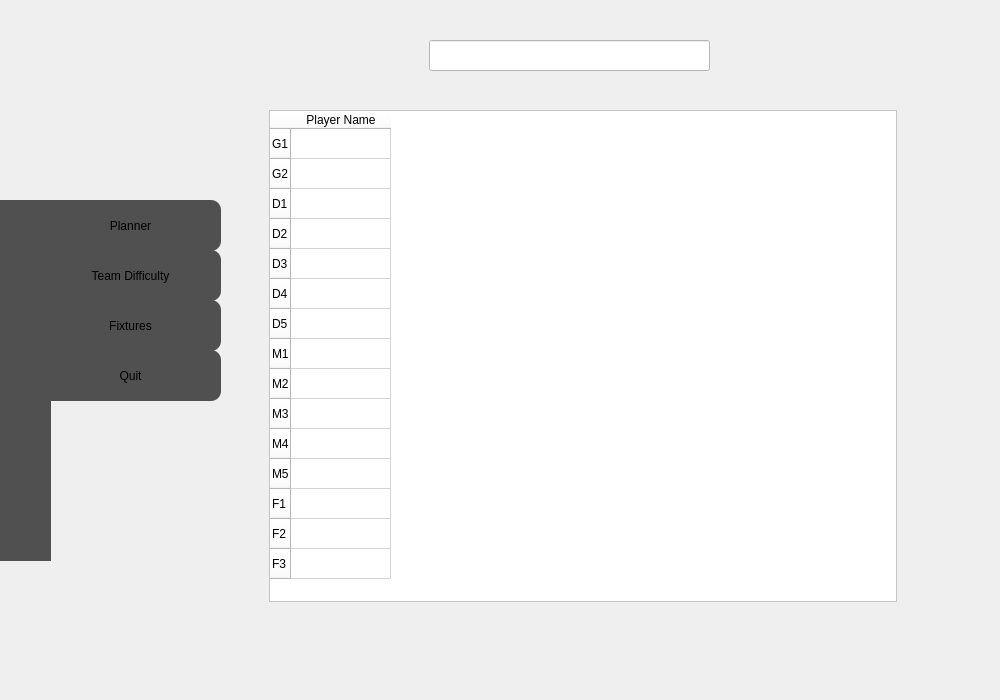
<?xml version="1.0" encoding="UTF-8"?>
<ui version="4.0">
 <class>MainWindow</class>
 <widget class="QMainWindow" name="MainWindow">
  <property name="geometry">
   <rect>
    <x>0</x>
    <y>0</y>
    <width>1000</width>
    <height>700</height>
   </rect>
  </property>
  <property name="cursor">
   <cursorShape>ArrowCursor</cursorShape>
  </property>
  <property name="windowTitle">
   <string>MainWindow</string>
  </property>
  <property name="styleSheet">
   <string notr="true">QMainWindow#MainWindow {
 	background-image: url(&quot;C://Users//Franex//Desktop//fpl_tool//pics//background_premier_league.png&quot;)
}


QMainWindow QPushButton{ 
	background-color: red
}

QMainWidnow QWidget {
	background-color: transparent
}
</string>
  </property>
  <property name="animated">
   <bool>true</bool>
  </property>
  <widget class="QWidget" name="centralwidget">
   <property name="styleSheet">
    <string notr="true">QWidget#centralwidget {
 	background-image: url(&quot;C://Users//Franex//Desktop//fpl_tool//pics//background_premier_league.png&quot;)
}


QWidget QPushButton{ 
	background-color: #505050;
	border-radius:10px;
}

QWidget {
	background-color: transparent;
}

</string>
   </property>
   <widget class="QPushButton" name="TeamDifficulty">
    <property name="geometry">
     <rect>
      <x>40</x>
      <y>250</y>
      <width>181</width>
      <height>51</height>
     </rect>
    </property>
    <property name="text">
     <string>Team Difficulty</string>
    </property>
   </widget>
   <widget class="QStackedWidget" name="scenes">
    <property name="geometry">
     <rect>
      <x>239</x>
      <y>0</y>
      <width>761</width>
      <height>681</height>
     </rect>
    </property>
    <property name="currentIndex">
     <number>0</number>
    </property>
    <widget class="QWidget" name="planner_page">
     <property name="styleSheet">
      <string notr="true"/>
     </property>
     <widget class="QTableWidget" name="my_players_table">
      <property name="geometry">
       <rect>
        <x>30</x>
        <y>110</y>
        <width>628</width>
        <height>492</height>
       </rect>
      </property>
      <property name="styleSheet">
       <string notr="true">background-color:white</string>
      </property>
      <property name="columnCount">
       <number>1</number>
      </property>
      <row>
       <property name="text">
        <string>G1</string>
       </property>
      </row>
      <row>
       <property name="text">
        <string>G2</string>
       </property>
      </row>
      <row>
       <property name="text">
        <string>D1</string>
       </property>
      </row>
      <row>
       <property name="text">
        <string>D2</string>
       </property>
      </row>
      <row>
       <property name="text">
        <string>D3</string>
       </property>
      </row>
      <row>
       <property name="text">
        <string>D4</string>
       </property>
      </row>
      <row>
       <property name="text">
        <string>D5</string>
       </property>
      </row>
      <row>
       <property name="text">
        <string>M1</string>
       </property>
      </row>
      <row>
       <property name="text">
        <string>M2</string>
       </property>
      </row>
      <row>
       <property name="text">
        <string>M3</string>
       </property>
      </row>
      <row>
       <property name="text">
        <string>M4</string>
       </property>
      </row>
      <row>
       <property name="text">
        <string>M5</string>
       </property>
      </row>
      <row>
       <property name="text">
        <string>F1</string>
       </property>
      </row>
      <row>
       <property name="text">
        <string>F2</string>
       </property>
      </row>
      <row>
       <property name="text">
        <string>F3</string>
       </property>
      </row>
      <column>
       <property name="text">
        <string>Player Name</string>
       </property>
      </column>
     </widget>
     <widget class="QLineEdit" name="search_box">
      <property name="geometry">
       <rect>
        <x>190</x>
        <y>40</y>
        <width>281</width>
        <height>31</height>
       </rect>
      </property>
      <property name="styleSheet">
       <string notr="true">background-color: white</string>
      </property>
     </widget>
    </widget>
    <widget class="QWidget" name="team_difficulty_page">
     <property name="autoFillBackground">
      <bool>false</bool>
     </property>
     <widget class="QPushButton" name="difficulty_button_1">
      <property name="geometry">
       <rect>
        <x>130</x>
        <y>80</y>
        <width>161</width>
        <height>41</height>
       </rect>
      </property>
      <property name="text">
       <string>medium</string>
      </property>
     </widget>
     <widget class="QPushButton" name="difficulty_button_2">
      <property name="geometry">
       <rect>
        <x>170</x>
        <y>130</y>
        <width>161</width>
        <height>41</height>
       </rect>
      </property>
      <property name="text">
       <string>medium</string>
      </property>
     </widget>
     <widget class="QPushButton" name="difficulty_button_3">
      <property name="geometry">
       <rect>
        <x>130</x>
        <y>180</y>
        <width>161</width>
        <height>41</height>
       </rect>
      </property>
      <property name="text">
       <string>medium</string>
      </property>
     </widget>
     <widget class="QPushButton" name="difficulty_button_4">
      <property name="geometry">
       <rect>
        <x>170</x>
        <y>230</y>
        <width>161</width>
        <height>41</height>
       </rect>
      </property>
      <property name="text">
       <string>medium</string>
      </property>
     </widget>
     <widget class="QPushButton" name="difficulty_button_5">
      <property name="geometry">
       <rect>
        <x>130</x>
        <y>280</y>
        <width>161</width>
        <height>41</height>
       </rect>
      </property>
      <property name="text">
       <string>medium</string>
      </property>
     </widget>
     <widget class="QPushButton" name="difficulty_button_6">
      <property name="geometry">
       <rect>
        <x>170</x>
        <y>330</y>
        <width>161</width>
        <height>41</height>
       </rect>
      </property>
      <property name="text">
       <string>medium</string>
      </property>
     </widget>
     <widget class="QPushButton" name="difficulty_button_7">
      <property name="geometry">
       <rect>
        <x>130</x>
        <y>380</y>
        <width>161</width>
        <height>41</height>
       </rect>
      </property>
      <property name="text">
       <string>medium</string>
      </property>
     </widget>
     <widget class="QPushButton" name="difficulty_button_8">
      <property name="geometry">
       <rect>
        <x>170</x>
        <y>430</y>
        <width>161</width>
        <height>41</height>
       </rect>
      </property>
      <property name="text">
       <string>medium</string>
      </property>
     </widget>
     <widget class="QPushButton" name="difficulty_button_9">
      <property name="geometry">
       <rect>
        <x>130</x>
        <y>480</y>
        <width>161</width>
        <height>41</height>
       </rect>
      </property>
      <property name="text">
       <string>medium</string>
      </property>
     </widget>
     <widget class="QPushButton" name="difficulty_button_10">
      <property name="geometry">
       <rect>
        <x>170</x>
        <y>530</y>
        <width>161</width>
        <height>41</height>
       </rect>
      </property>
      <property name="text">
       <string>medium</string>
      </property>
     </widget>
     <widget class="QPushButton" name="difficulty_button_15">
      <property name="geometry">
       <rect>
        <x>450</x>
        <y>280</y>
        <width>161</width>
        <height>41</height>
       </rect>
      </property>
      <property name="text">
       <string>medium</string>
      </property>
     </widget>
     <widget class="QPushButton" name="difficulty_button_11">
      <property name="geometry">
       <rect>
        <x>450</x>
        <y>80</y>
        <width>161</width>
        <height>41</height>
       </rect>
      </property>
      <property name="text">
       <string>medium</string>
      </property>
     </widget>
     <widget class="QPushButton" name="difficulty_button_12">
      <property name="geometry">
       <rect>
        <x>490</x>
        <y>130</y>
        <width>161</width>
        <height>41</height>
       </rect>
      </property>
      <property name="text">
       <string>medium</string>
      </property>
     </widget>
     <widget class="QPushButton" name="difficulty_button_13">
      <property name="geometry">
       <rect>
        <x>450</x>
        <y>180</y>
        <width>161</width>
        <height>41</height>
       </rect>
      </property>
      <property name="text">
       <string>medium</string>
      </property>
     </widget>
     <widget class="QPushButton" name="difficulty_button_14">
      <property name="geometry">
       <rect>
        <x>490</x>
        <y>230</y>
        <width>161</width>
        <height>41</height>
       </rect>
      </property>
      <property name="text">
       <string>medium</string>
      </property>
     </widget>
     <widget class="QPushButton" name="difficulty_button_16">
      <property name="geometry">
       <rect>
        <x>490</x>
        <y>330</y>
        <width>161</width>
        <height>41</height>
       </rect>
      </property>
      <property name="text">
       <string>medium</string>
      </property>
     </widget>
     <widget class="QPushButton" name="difficulty_button_17">
      <property name="geometry">
       <rect>
        <x>450</x>
        <y>380</y>
        <width>161</width>
        <height>41</height>
       </rect>
      </property>
      <property name="text">
       <string>medium</string>
      </property>
     </widget>
     <widget class="QPushButton" name="difficulty_button_18">
      <property name="geometry">
       <rect>
        <x>490</x>
        <y>430</y>
        <width>161</width>
        <height>41</height>
       </rect>
      </property>
      <property name="text">
       <string>medium</string>
      </property>
     </widget>
     <widget class="QPushButton" name="difficulty_button_19">
      <property name="geometry">
       <rect>
        <x>450</x>
        <y>480</y>
        <width>161</width>
        <height>41</height>
       </rect>
      </property>
      <property name="text">
       <string>medium</string>
      </property>
     </widget>
     <widget class="QPushButton" name="difficulty_button_20">
      <property name="geometry">
       <rect>
        <x>490</x>
        <y>530</y>
        <width>161</width>
        <height>41</height>
       </rect>
      </property>
      <property name="text">
       <string>medium</string>
      </property>
     </widget>
     <widget class="QLabel" name="label">
      <property name="geometry">
       <rect>
        <x>40</x>
        <y>70</y>
        <width>51</width>
        <height>61</height>
       </rect>
      </property>
      <property name="text">
       <string/>
      </property>
      <property name="pixmap">
       <pixmap>logos/logo_1.png</pixmap>
      </property>
     </widget>
     <widget class="QLabel" name="label_2">
      <property name="geometry">
       <rect>
        <x>80</x>
        <y>120</y>
        <width>51</width>
        <height>61</height>
       </rect>
      </property>
      <property name="text">
       <string/>
      </property>
      <property name="pixmap">
       <pixmap>logos/logo_2.png</pixmap>
      </property>
     </widget>
     <widget class="QLabel" name="label_3">
      <property name="geometry">
       <rect>
        <x>40</x>
        <y>170</y>
        <width>51</width>
        <height>61</height>
       </rect>
      </property>
      <property name="text">
       <string/>
      </property>
      <property name="pixmap">
       <pixmap>logos/logo_3.png</pixmap>
      </property>
     </widget>
     <widget class="QLabel" name="label_4">
      <property name="geometry">
       <rect>
        <x>80</x>
        <y>220</y>
        <width>51</width>
        <height>61</height>
       </rect>
      </property>
      <property name="text">
       <string/>
      </property>
      <property name="pixmap">
       <pixmap>logos/logo_4.png</pixmap>
      </property>
     </widget>
     <widget class="QLabel" name="label_5">
      <property name="geometry">
       <rect>
        <x>40</x>
        <y>270</y>
        <width>51</width>
        <height>61</height>
       </rect>
      </property>
      <property name="text">
       <string/>
      </property>
      <property name="pixmap">
       <pixmap>logos/logo_5.png</pixmap>
      </property>
     </widget>
     <widget class="QLabel" name="label_6">
      <property name="geometry">
       <rect>
        <x>80</x>
        <y>320</y>
        <width>51</width>
        <height>61</height>
       </rect>
      </property>
      <property name="text">
       <string/>
      </property>
      <property name="pixmap">
       <pixmap>logos/logo_6.png</pixmap>
      </property>
     </widget>
     <widget class="QLabel" name="label_7">
      <property name="geometry">
       <rect>
        <x>40</x>
        <y>370</y>
        <width>51</width>
        <height>61</height>
       </rect>
      </property>
      <property name="text">
       <string/>
      </property>
      <property name="pixmap">
       <pixmap>logos/logo_7.png</pixmap>
      </property>
     </widget>
     <widget class="QLabel" name="label_8">
      <property name="geometry">
       <rect>
        <x>80</x>
        <y>420</y>
        <width>51</width>
        <height>61</height>
       </rect>
      </property>
      <property name="text">
       <string/>
      </property>
      <property name="pixmap">
       <pixmap>logos/logo_8.png</pixmap>
      </property>
     </widget>
     <widget class="QLabel" name="label_9">
      <property name="geometry">
       <rect>
        <x>40</x>
        <y>470</y>
        <width>51</width>
        <height>61</height>
       </rect>
      </property>
      <property name="text">
       <string/>
      </property>
      <property name="pixmap">
       <pixmap>logos/logo_9.png</pixmap>
      </property>
     </widget>
     <widget class="QLabel" name="label_10">
      <property name="geometry">
       <rect>
        <x>80</x>
        <y>520</y>
        <width>51</width>
        <height>51</height>
       </rect>
      </property>
      <property name="text">
       <string/>
      </property>
      <property name="pixmap">
       <pixmap>logos/logo_10.png</pixmap>
      </property>
     </widget>
     <widget class="QLabel" name="label_11">
      <property name="geometry">
       <rect>
        <x>360</x>
        <y>70</y>
        <width>51</width>
        <height>61</height>
       </rect>
      </property>
      <property name="text">
       <string/>
      </property>
      <property name="pixmap">
       <pixmap>logos/logo_11.png</pixmap>
      </property>
     </widget>
     <widget class="QLabel" name="label_12">
      <property name="geometry">
       <rect>
        <x>400</x>
        <y>120</y>
        <width>51</width>
        <height>61</height>
       </rect>
      </property>
      <property name="text">
       <string/>
      </property>
      <property name="pixmap">
       <pixmap>logos/logo_12.png</pixmap>
      </property>
     </widget>
     <widget class="QLabel" name="label_13">
      <property name="geometry">
       <rect>
        <x>360</x>
        <y>170</y>
        <width>51</width>
        <height>61</height>
       </rect>
      </property>
      <property name="text">
       <string/>
      </property>
      <property name="pixmap">
       <pixmap>logos/logo_13.png</pixmap>
      </property>
     </widget>
     <widget class="QLabel" name="label_14">
      <property name="geometry">
       <rect>
        <x>400</x>
        <y>220</y>
        <width>51</width>
        <height>61</height>
       </rect>
      </property>
      <property name="text">
       <string/>
      </property>
      <property name="pixmap">
       <pixmap>logos/logo_14.png</pixmap>
      </property>
     </widget>
     <widget class="QLabel" name="label_15">
      <property name="geometry">
       <rect>
        <x>360</x>
        <y>270</y>
        <width>51</width>
        <height>61</height>
       </rect>
      </property>
      <property name="text">
       <string/>
      </property>
      <property name="pixmap">
       <pixmap>logos/logo_15.png</pixmap>
      </property>
     </widget>
     <widget class="QLabel" name="label_16">
      <property name="geometry">
       <rect>
        <x>400</x>
        <y>320</y>
        <width>51</width>
        <height>61</height>
       </rect>
      </property>
      <property name="text">
       <string/>
      </property>
      <property name="pixmap">
       <pixmap>logos/logo_16.png</pixmap>
      </property>
     </widget>
     <widget class="QLabel" name="label_17">
      <property name="geometry">
       <rect>
        <x>360</x>
        <y>370</y>
        <width>51</width>
        <height>61</height>
       </rect>
      </property>
      <property name="text">
       <string/>
      </property>
      <property name="pixmap">
       <pixmap>logos/logo_17.png</pixmap>
      </property>
     </widget>
     <widget class="QLabel" name="label_18">
      <property name="geometry">
       <rect>
        <x>400</x>
        <y>420</y>
        <width>51</width>
        <height>61</height>
       </rect>
      </property>
      <property name="text">
       <string/>
      </property>
      <property name="pixmap">
       <pixmap>logos/logo_18.png</pixmap>
      </property>
     </widget>
     <widget class="QLabel" name="label_19">
      <property name="geometry">
       <rect>
        <x>360</x>
        <y>470</y>
        <width>51</width>
        <height>61</height>
       </rect>
      </property>
      <property name="text">
       <string/>
      </property>
      <property name="pixmap">
       <pixmap>logos/logo_19.png</pixmap>
      </property>
     </widget>
     <widget class="QLabel" name="label_20">
      <property name="geometry">
       <rect>
        <x>400</x>
        <y>520</y>
        <width>51</width>
        <height>61</height>
       </rect>
      </property>
      <property name="text">
       <string/>
      </property>
      <property name="pixmap">
       <pixmap>logos/logo_20.png</pixmap>
      </property>
     </widget>
    </widget>
    <widget class="QWidget" name="fixtures_page">
     <widget class="QTableWidget" name="fixtures_table">
      <property name="geometry">
       <rect>
        <x>30</x>
        <y>20</y>
        <width>624</width>
        <height>648</height>
       </rect>
      </property>
      <property name="styleSheet">
       <string notr="true">background-color:white</string>
      </property>
      <property name="frameShadow">
       <enum>QFrame::Raised</enum>
      </property>
      <column>
       <property name="text">
        <string>Team name</string>
       </property>
      </column>
     </widget>
     <widget class="QTableWidget" name="frozen_fixtures">
      <property name="geometry">
       <rect>
        <x>30</x>
        <y>20</y>
        <width>123</width>
        <height>625</height>
       </rect>
      </property>
      <property name="styleSheet">
       <string notr="true">background-color: white</string>
      </property>
      <property name="frameShadow">
       <enum>QFrame::Raised</enum>
      </property>
      <property name="lineWidth">
       <number>1</number>
      </property>
      <column>
       <property name="text">
        <string>Team name</string>
       </property>
      </column>
     </widget>
    </widget>
   </widget>
   <widget class="QLabel" name="label_21">
    <property name="geometry">
     <rect>
      <x>0</x>
      <y>200</y>
      <width>51</width>
      <height>361</height>
     </rect>
    </property>
    <property name="styleSheet">
     <string notr="true">background-color: #505050</string>
    </property>
    <property name="text">
     <string/>
    </property>
   </widget>
   <widget class="QPushButton" name="Planner">
    <property name="geometry">
     <rect>
      <x>40</x>
      <y>200</y>
      <width>181</width>
      <height>51</height>
     </rect>
    </property>
    <property name="text">
     <string>Planner</string>
    </property>
   </widget>
   <widget class="QLabel" name="label_22">
    <property name="geometry">
     <rect>
      <x>0</x>
      <y>0</y>
      <width>241</width>
      <height>271</height>
     </rect>
    </property>
    <property name="text">
     <string/>
    </property>
    <property name="pixmap">
     <pixmap>pics/logo_premier_league_small_black.png</pixmap>
    </property>
   </widget>
   <widget class="QPushButton" name="Quit">
    <property name="geometry">
     <rect>
      <x>40</x>
      <y>350</y>
      <width>181</width>
      <height>51</height>
     </rect>
    </property>
    <property name="text">
     <string>Quit</string>
    </property>
   </widget>
   <widget class="QPushButton" name="Fixtures">
    <property name="geometry">
     <rect>
      <x>40</x>
      <y>300</y>
      <width>181</width>
      <height>51</height>
     </rect>
    </property>
    <property name="text">
     <string>Fixtures</string>
    </property>
   </widget>
   <zorder>Fixtures</zorder>
   <zorder>Quit</zorder>
   <zorder>label_22</zorder>
   <zorder>TeamDifficulty</zorder>
   <zorder>scenes</zorder>
   <zorder>Planner</zorder>
   <zorder>label_21</zorder>
  </widget>
  <widget class="QMenuBar" name="menubar">
   <property name="geometry">
    <rect>
     <x>0</x>
     <y>0</y>
     <width>1000</width>
     <height>21</height>
    </rect>
   </property>
  </widget>
 </widget>
 <resources/>
 <connections/>
</ui>
